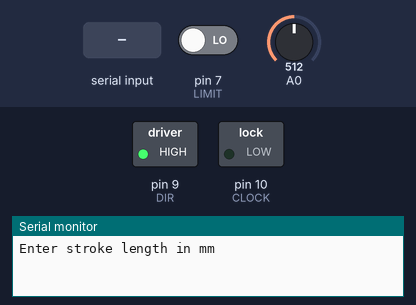
Bench run of a sketch on a simulated Arduino Uno, built with avr-gcc and run on an emulated ATmega328P. Parts: switched loads named in the sketch (green lamp = pin HIGH), the last lines printed to the serial monitor. The inputs (shaded band) are chosen by the test bench; at power-on: pin 7 (LIMIT) LOW, A0 = 512.

Above: at 1.2 s.
1.3 s: "90,45\n" received over Serial
At 4.35 s:
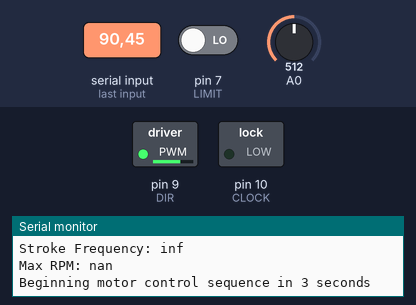
Timing chart, 0 to 5.9 s (numbered marks = the images above; inputs shaded):
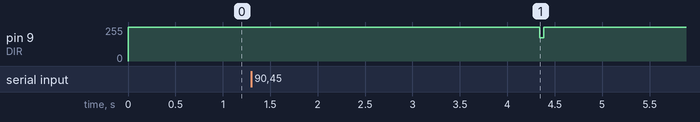

Measured:
- after the input at 1.3 s, pin 9 (DIR): 255/255 → 173/255 after 3.0 s, → 255/255 0.04 s later

The sketch:

stepControlUserInput.ino
```cpp
/** LINEAR STEPPER MOTOR ACCELERATION
    Authors       : Zaky Hussein, Priyanka Deo
    Last Modified : June 18th, 2018
    The following program linearly accelerates a stepper motor to bring it to a maximum frequency, runs it at the frequency for a set time,
    then decelerates it back to a minimum frequency. Then it changes the direction of rotation and repeats the sequence a given number of times.
    Please follow the folllowing instructions for running the code:
    1) Hit the upload button
    2) Turn the motor driver ON
    3) Select Tools -> Serial Monitor
    4) Follow instructions on the serial monitor
    Please DO NOT touch the following script, thank you.
**/

// INPUTS
double strokeLength = 0;                                                            // [mm] stroke length to cover in a half cycle
double cycles = 0;

// DECLARING CONSTANTS
double peakTime;
const double startStepFreq = 250;                                                       // [Hz] min value of 62 Hz by precision of delayMicroseconds
double finalStepFreq;
double finalStepPeriod;
double startStepPeriod;
const double df = 135;                                                              // [Hz] frequency increments
unsigned int dt = 2950;                                                             // [us] time increments
const byte DIR = 9;                                                                 // direction pin on Arduino board
const byte CLOCK = 10;                                                              // clock pin on Arduino board
const byte LIMIT = 7;                                                               // limit switch
double nPulses;
double constPulses;
int limitSwitch;
int counter = 0;
double totalTime;                                                                   // [s] time for one half cycle/full stroke length

// NON CONSTANT VARIABLES
unsigned long initialTime;
double freq = startStepFreq;
unsigned long stepCount = 0;
unsigned long initialTime2;
double period;

// SETUP
void setup() {
  pinMode(DIR, OUTPUT);
  pinMode(CLOCK, OUTPUT);
  pinMode(A0, INPUT);
  digitalWrite(CLOCK, LOW);
  Serial.begin(2000000);
  //  Serial.print(peakTime);
  //  Serial.print(" ");
  //  Serial.print(nPulses);
  //  Serial.print(" ");
  //  Serial.print(finalStepFreq);
  //  Serial.print(" ");
  limitSwitch = analogRead(A0);
  homeleft();
  digitalWrite(DIR, HIGH);   //LOW -> TOWARDS MOTOR; HIGH -> AWAY FROM MOTOR
}

// HOME TO THE LEFT LIMIT SWITCH
void homeleft() {
  digitalWrite(DIR, LOW);    //LOW  -> TOWARDS MOTOR (LEFT)
  double homingFreq = 750;
  double homingPeriod = 1 / homingFreq * pow(10, 6);
  while (digitalRead(LIMIT) == HIGH) {   //Run at homing frequency until limit hit
    digitalWrite(CLOCK, HIGH);
    delayMicroseconds(homingPeriod / 2.0);
    digitalWrite(CLOCK, LOW);
    delayMicroseconds(homingPeriod / 2.0);
  }
}

void loop() {

  // HANDLING USER INPUT SECTION
  if (strokeLength == 0 || cycles == 0) {
    counter = 0;                                                             // Reset
    Serial.println("Enter stroke length in mm ");                            // Prompt User for input
    while (Serial.available() == 0) {}
    strokeLength = Serial.parseFloat();                                      // Read user input into height
    Serial.println("Enter number of cycles ");                               // Prompt User for input
    while (Serial.available() == 0) {}
    cycles = Serial.parseFloat();                                            // Read user input into height

    if (cycles != 0 && strokeLength != 0) {
      Serial.print("Total time entered: ");
      Serial.println(totalTime);
      Serial.print("Stroke length entered: ");
      Serial.println(strokeLength);
      Serial.print("Number of cycles entered: ");
      Serial.println(cycles);
      Serial.print("Stroke Frequency: ");
      Serial.println(1.0 / (2.0 * totalTime));

      //Initialize variables from user input
      peakTime = sqrt(pow(totalTime, 2) - 3840 * strokeLength / pow(10, 6)); // [s] time for which max frequency should be maintained
      finalStepFreq = pow(10, 6) * (totalTime - peakTime) / 48;
      finalStepPeriod = 1 / (finalStepFreq) * pow(10, 6);                              // [us] final period corresponding to maximum frequency
      startStepPeriod = 1 / (startStepFreq) * pow(10, 6);                             // [us] base period or the period to ramp up from and ramp down to
      nPulses = ((finalStepFreq - startStepFreq) / 2.0) * .024 * finalStepFreq * .001;
      constPulses = finalStepFreq * peakTime;
      period = startStepPeriod;

      Serial.print("Max RPM: ");
      Serial.println(finalStepFreq / 200.0 * 60);
      Serial.println("Beginning motor control sequence in 3 seconds");
      delay(3000);                                                           // Give user time to read out
    }

    // MAIN MOTOR CONTROL SECTION OF LOOP
  } else if (counter < 2 * cycles) {
    stepCount = 0;
    initialTime2 = millis();
    limitSwitch = analogRead(A0);
    //    Serial.println(limitSwitch);

    // RAMP UP TO MAX FREQUENCY
    while (stepCount < nPulses && freq < finalStepFreq) {
      initialTime = micros();
      while (micros() - initialTime < dt) {
        digitalWrite(CLOCK, HIGH);
        delayMicroseconds(period / 2.0);
        digitalWrite(CLOCK, LOW);
        delayMicroseconds(period / 2.0);
        stepCount++;
        if (stepCount >= nPulses)
          break;
      }
      freq += df;
      period = 1 / freq * pow(10, 6);
    }

    // REMAIN AT MAX FREQUENCY
    stepCount = 0;
    for (int i = 0; i < constPulses; i++) {
      digitalWrite(CLOCK, HIGH);
      delayMicroseconds(period / 2.0);
      digitalWrite(CLOCK, LOW);
      delayMicroseconds(period / 2.0);
      stepCount++;
    }

    // RAMP DOWN FROM MAX FREQUENCY
    stepCount = 0;
    while (freq > startStepFreq)  {
      initialTime = micros();
      while (micros() - initialTime < dt) {
        digitalWrite(CLOCK, HIGH);
        delayMicroseconds(period / 2.0);
        digitalWrite(CLOCK, LOW);
        delayMicroseconds(period / 2.0);
        stepCount++;
      }
      freq -= df;
      period = 1 / freq * pow(10, 6);
    }

    limitSwitch = analogRead(A0);
    //    Serial.println(millis() - initialTime2);
    //    Serial.println(stepCount);
    //    Serial.println(limitSwitch);
    counter++;                                        // End of one half cycle, increment counter
    delay(0.1 * totalTime * pow(10, 3));              // Add delay between changing directions to match Gauss curve

    // DIRECTION SWITCH
    digitalWrite(DIR, !digitalRead(DIR));
  }
}
```
